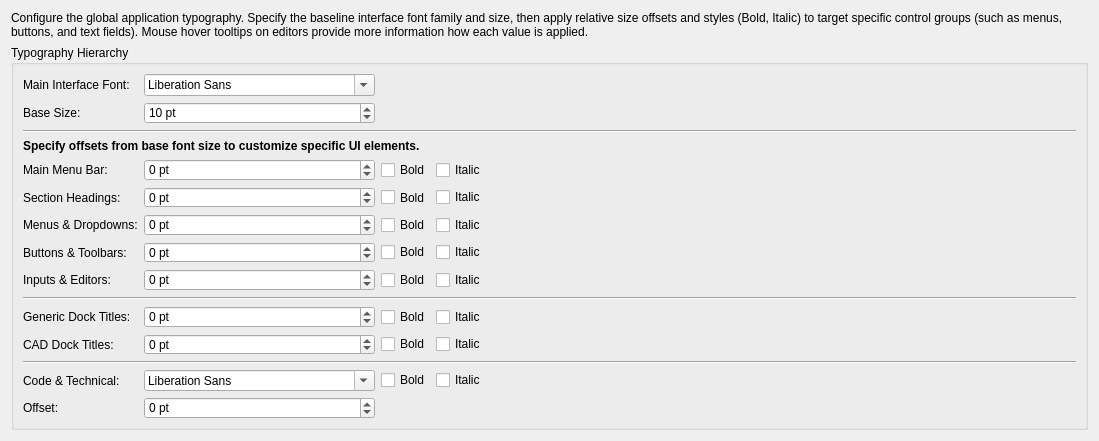
<?xml version="1.0" encoding="UTF-8"?>
<ui version="4.0">
 <class>LC_StyleEditorTypography</class>
 <widget class="QWidget" name="LC_StyleEditorTypography">
  <property name="geometry">
   <rect>
    <x>0</x>
    <y>0</y>
    <width>1099</width>
    <height>422</height>
   </rect>
  </property>
  <property name="windowTitle">
   <string>Typography Editor Panel</string>
  </property>
  <layout class="QGridLayout" name="gridLayout_2">
   <item row="0" column="0">
    <widget class="QLabel" name="lblInstructions">
     <property name="text">
      <string>Configure the global application typography. Specify the baseline interface font family and size, then apply relative size offsets and styles (Bold, Italic) to target specific control groups (such as menus, buttons, and text fields). Mouse hover tooltips on editors provide more information how each value is applied.</string>
     </property>
     <property name="wordWrap">
      <bool>true</bool>
     </property>
    </widget>
   </item>
   <item row="1" column="0">
    <widget class="QGroupBox" name="grpTypography">
     <property name="sizePolicy">
      <sizepolicy hsizetype="Preferred" vsizetype="Expanding">
       <horstretch>0</horstretch>
       <verstretch>0</verstretch>
      </sizepolicy>
     </property>
     <property name="title">
      <string>Typography Hierarchy</string>
     </property>
     <layout class="QGridLayout" name="gridLayout">
      <property name="leftMargin">
       <number>9</number>
      </property>
      <property name="topMargin">
       <number>9</number>
      </property>
      <property name="rightMargin">
       <number>9</number>
      </property>
      <property name="bottomMargin">
       <number>9</number>
      </property>
      <property name="spacing">
       <number>6</number>
      </property>
      <item row="19" column="0">
       <widget class="QLabel" name="lblSpecialDockOffset">
        <property name="toolTip">
         <string>Set the relative size offset for CAD-specific dock titles.</string>
        </property>
        <property name="text">
         <string>CAD Dock Titles:</string>
        </property>
       </widget>
      </item>
      <item row="7" column="1">
       <widget class="QSpinBox" name="sbMenuOffset">
        <property name="sizePolicy">
         <sizepolicy hsizetype="Preferred" vsizetype="Fixed">
          <horstretch>0</horstretch>
          <verstretch>0</verstretch>
         </sizepolicy>
        </property>
        <property name="toolTip">
         <string>Set the relative size offset for dropdowns and context menus.</string>
        </property>
        <property name="suffix">
         <string> pt</string>
        </property>
        <property name="minimum">
         <number>-10</number>
        </property>
        <property name="maximum">
         <number>10</number>
        </property>
       </widget>
      </item>
      <item row="20" column="0" colspan="5">
       <widget class="Line" name="line_2">
        <property name="orientation">
         <enum>Qt::Orientation::Horizontal</enum>
        </property>
       </widget>
      </item>
      <item row="7" column="3">
       <widget class="QCheckBox" name="chkMenuItalic">
        <property name="toolTip">
         <string>Toggle italic slant for dropdown list choices and context items.</string>
        </property>
        <property name="text">
         <string>Italic</string>
        </property>
       </widget>
      </item>
      <item row="0" column="0">
       <widget class="QLabel" name="lblMainFont">
        <property name="toolTip">
         <string>The baseline font family for the overall user interface.</string>
        </property>
        <property name="text">
         <string>Main Interface Font:</string>
        </property>
       </widget>
      </item>
      <item row="5" column="2">
       <widget class="QCheckBox" name="chkMenuBarBold">
        <property name="toolTip">
         <string>Toggle bold weight for the main window menu bar options.</string>
        </property>
        <property name="text">
         <string>Bold</string>
        </property>
       </widget>
      </item>
      <item row="10" column="0" colspan="5">
       <widget class="Line" name="line_2">
        <property name="orientation">
         <enum>Qt::Orientation::Horizontal</enum>
        </property>
       </widget>
      </item>
      <item row="7" column="0">
       <widget class="QLabel" name="lblMenuOffset">
        <property name="toolTip">
         <string>Adjustments applied to dropdown menus, submenus, and context popup menus.</string>
        </property>
        <property name="text">
         <string>Menus &amp; Dropdowns:</string>
        </property>
       </widget>
      </item>
      <item row="9" column="3">
       <widget class="QCheckBox" name="chkInputItalic">
        <property name="toolTip">
         <string>Toggle italic slant for text fields and dropdown choices.</string>
        </property>
        <property name="text">
         <string>Italic</string>
        </property>
       </widget>
      </item>
      <item row="9" column="0">
       <widget class="QLabel" name="lblInputOffset">
        <property name="toolTip">
         <string>Adjustments applied to single-line text fields, combo selectors, and numerical spinners.</string>
        </property>
        <property name="text">
         <string>Inputs &amp; Editors:</string>
        </property>
       </widget>
      </item>
      <item row="21" column="0">
       <widget class="QLabel" name="lblTechnicalFont">
        <property name="toolTip">
         <string>The independent monospaced font family used inside consoles, log areas, and code displays.</string>
        </property>
        <property name="text">
         <string>Code &amp; Technical:</string>
        </property>
       </widget>
      </item>
      <item row="0" column="1">
       <widget class="QFontComboBox" name="fcMainFont">
        <property name="sizePolicy">
         <sizepolicy hsizetype="Preferred" vsizetype="Fixed">
          <horstretch>0</horstretch>
          <verstretch>0</verstretch>
         </sizepolicy>
        </property>
        <property name="toolTip">
         <string>Select the default font family used throughout the application.</string>
        </property>
       </widget>
      </item>
      <item row="3" column="0" colspan="5">
       <widget class="QLabel" name="lblOffsetsHeader">
        <property name="font">
         <font>
          <bold>true</bold>
         </font>
        </property>
        <property name="text">
         <string>Specify offsets from base font size to customize specific UI elements.</string>
        </property>
        <property name="wordWrap">
         <bool>true</bool>
        </property>
       </widget>
      </item>
      <item row="19" column="3">
       <widget class="QCheckBox" name="chkSpecialDockItalic">
        <property name="toolTip">
         <string>Toggle italic slant for CAD-specific dock titles.</string>
        </property>
        <property name="text">
         <string>Italic</string>
        </property>
       </widget>
      </item>
      <item row="18" column="0">
       <widget class="QLabel" name="lblGenericDockOffset">
        <property name="toolTip">
         <string>Set the relative size offset for generic dock widget titles.</string>
        </property>
        <property name="text">
         <string>Generic Dock Titles:</string>
        </property>
       </widget>
      </item>
      <item row="21" column="3">
       <widget class="QCheckBox" name="chkTechnicalItalic">
        <property name="toolTip">
         <string>Toggle italic slant for the monospaced text console.</string>
        </property>
        <property name="text">
         <string>Italic</string>
        </property>
       </widget>
      </item>
      <item row="1" column="0">
       <widget class="QLabel" name="lblMainSize">
        <property name="toolTip">
         <string>The base typography size in points, acting as the scale reference for other roles.</string>
        </property>
        <property name="text">
         <string>Base Size:</string>
        </property>
       </widget>
      </item>
      <item row="18" column="2">
       <widget class="QCheckBox" name="chkGenericDockBold">
        <property name="toolTip">
         <string>Toggle bold weight for generic dock titles.</string>
        </property>
        <property name="text">
         <string>Bold</string>
        </property>
       </widget>
      </item>
      <item row="9" column="1">
       <widget class="QSpinBox" name="sbInputOffset">
        <property name="sizePolicy">
         <sizepolicy hsizetype="Preferred" vsizetype="Fixed">
          <horstretch>0</horstretch>
          <verstretch>0</verstretch>
         </sizepolicy>
        </property>
        <property name="toolTip">
         <string>Set the relative size offset for input fields and spinners.</string>
        </property>
        <property name="suffix">
         <string> pt</string>
        </property>
        <property name="minimum">
         <number>-10</number>
        </property>
        <property name="maximum">
         <number>10</number>
        </property>
       </widget>
      </item>
      <item row="8" column="2">
       <widget class="QCheckBox" name="chkButtonBold">
        <property name="toolTip">
         <string>Toggle bold weight for button labels and toolbar options.</string>
        </property>
        <property name="text">
         <string>Bold</string>
        </property>
       </widget>
      </item>
      <item row="22" column="1">
       <widget class="QSpinBox" name="sbTechnicalOffset">
        <property name="sizePolicy">
         <sizepolicy hsizetype="Preferred" vsizetype="Fixed">
          <horstretch>0</horstretch>
          <verstretch>0</verstretch>
         </sizepolicy>
        </property>
        <property name="toolTip">
         <string>Adjust the font size of the monospace text areas.</string>
        </property>
        <property name="suffix">
         <string> pt</string>
        </property>
        <property name="minimum">
         <number>-10</number>
        </property>
        <property name="maximum">
         <number>10</number>
        </property>
       </widget>
      </item>
      <item row="5" column="3">
       <widget class="QCheckBox" name="chkMenuBarItalic">
        <property name="toolTip">
         <string>Toggle italic slant for the main window menu bar options.</string>
        </property>
        <property name="text">
         <string>Italic</string>
        </property>
       </widget>
      </item>
      <item row="19" column="2">
       <widget class="QCheckBox" name="chkSpecialDockBold">
        <property name="toolTip">
         <string>Toggle bold weight for CAD-specific dock titles.</string>
        </property>
        <property name="text">
         <string>Bold</string>
        </property>
       </widget>
      </item>
      <item row="8" column="0">
       <widget class="QLabel" name="lblButtonOffset">
        <property name="toolTip">
         <string>Adjustments applied to clickable buttons, toolbar actions, and interactive task controls.</string>
        </property>
        <property name="text">
         <string>Buttons &amp; Toolbars:</string>
        </property>
       </widget>
      </item>
      <item row="19" column="1">
       <widget class="QSpinBox" name="sbSpecialDockOffset">
        <property name="sizePolicy">
         <sizepolicy hsizetype="Preferred" vsizetype="Fixed">
          <horstretch>0</horstretch>
          <verstretch>0</verstretch>
         </sizepolicy>
        </property>
        <property name="toolTip">
         <string>Set the relative size offset for CAD dock titles.</string>
        </property>
        <property name="suffix">
         <string> pt</string>
        </property>
        <property name="minimum">
         <number>-10</number>
        </property>
        <property name="maximum">
         <number>10</number>
        </property>
       </widget>
      </item>
      <item row="21" column="1">
       <widget class="QFontComboBox" name="fcTechnicalFont">
        <property name="sizePolicy">
         <sizepolicy hsizetype="Preferred" vsizetype="Fixed">
          <horstretch>0</horstretch>
          <verstretch>0</verstretch>
         </sizepolicy>
        </property>
        <property name="toolTip">
         <string>Select the monospace font family for log outputs and scripts.</string>
        </property>
       </widget>
      </item>
      <item row="22" column="0">
       <widget class="QLabel" name="lblTechnicalOffset">
        <property name="toolTip">
         <string>Relative size offset for monospaced logs and terminal areas.</string>
        </property>
        <property name="text">
         <string>Offset:</string>
        </property>
       </widget>
      </item>
      <item row="2" column="0" colspan="5">
       <widget class="Line" name="line">
        <property name="orientation">
         <enum>Qt::Orientation::Horizontal</enum>
        </property>
       </widget>
      </item>
      <item row="8" column="3">
       <widget class="QCheckBox" name="chkButtonItalic">
        <property name="toolTip">
         <string>Toggle italic slant for button labels and toolbar options.</string>
        </property>
        <property name="text">
         <string>Italic</string>
        </property>
       </widget>
      </item>
      <item row="18" column="1">
       <widget class="QSpinBox" name="sbGenericDockOffset">
        <property name="sizePolicy">
         <sizepolicy hsizetype="Preferred" vsizetype="Fixed">
          <horstretch>0</horstretch>
          <verstretch>0</verstretch>
         </sizepolicy>
        </property>
        <property name="toolTip">
         <string>Set the relative size offset for generic dock titles.</string>
        </property>
        <property name="suffix">
         <string> pt</string>
        </property>
        <property name="minimum">
         <number>-10</number>
        </property>
        <property name="maximum">
         <number>10</number>
        </property>
       </widget>
      </item>
      <item row="18" column="3">
       <widget class="QCheckBox" name="chkGenericDockItalic">
        <property name="toolTip">
         <string>Toggle italic slant for generic dock titles.</string>
        </property>
        <property name="text">
         <string>Italic</string>
        </property>
       </widget>
      </item>
      <item row="5" column="1">
       <widget class="QSpinBox" name="sbMenuBarOffset">
        <property name="sizePolicy">
         <sizepolicy hsizetype="Preferred" vsizetype="Fixed">
          <horstretch>0</horstretch>
          <verstretch>0</verstretch>
         </sizepolicy>
        </property>
        <property name="toolTip">
         <string>Set the relative size offset for the horizontal main menu bar.</string>
        </property>
        <property name="suffix">
         <string> pt</string>
        </property>
        <property name="minimum">
         <number>-10</number>
        </property>
        <property name="maximum">
         <number>10</number>
        </property>
       </widget>
      </item>
      <item row="8" column="1">
       <widget class="QSpinBox" name="sbButtonOffset">
        <property name="sizePolicy">
         <sizepolicy hsizetype="Preferred" vsizetype="Fixed">
          <horstretch>0</horstretch>
          <verstretch>0</verstretch>
         </sizepolicy>
        </property>
        <property name="toolTip">
         <string>Set the relative size offset for buttons and toolbars.</string>
        </property>
        <property name="suffix">
         <string> pt</string>
        </property>
        <property name="minimum">
         <number>-10</number>
        </property>
        <property name="maximum">
         <number>10</number>
        </property>
       </widget>
      </item>
      <item row="1" column="1">
       <widget class="QSpinBox" name="sbMainSize">
        <property name="sizePolicy">
         <sizepolicy hsizetype="Preferred" vsizetype="Fixed">
          <horstretch>0</horstretch>
          <verstretch>0</verstretch>
         </sizepolicy>
        </property>
        <property name="toolTip">
         <string>Adjust the base font size for normal text labels and general elements.</string>
        </property>
        <property name="suffix">
         <string> pt</string>
        </property>
        <property name="minimum">
         <number>6</number>
        </property>
        <property name="maximum">
         <number>72</number>
        </property>
        <property name="value">
         <number>10</number>
        </property>
       </widget>
      </item>
      <item row="9" column="2">
       <widget class="QCheckBox" name="chkInputBold">
        <property name="toolTip">
         <string>Toggle bold weight for text fields and dropdown choices.</string>
        </property>
        <property name="text">
         <string>Bold</string>
        </property>
       </widget>
      </item>
      <item row="5" column="0">
       <widget class="QLabel" name="lblMenuBarOffset">
        <property name="toolTip">
         <string>Adjustments applied exclusively to the horizontal main menu bar at the top of windows.</string>
        </property>
        <property name="text">
         <string>Main Menu Bar:</string>
        </property>
       </widget>
      </item>
      <item row="21" column="2">
       <widget class="QCheckBox" name="chkTechnicalBold">
        <property name="toolTip">
         <string>Toggle bold weight for the monospaced text console.</string>
        </property>
        <property name="text">
         <string>Bold</string>
        </property>
       </widget>
      </item>
      <item row="7" column="2">
       <widget class="QCheckBox" name="chkMenuBold">
        <property name="toolTip">
         <string>Toggle bold weight for dropdown list choices and context items.</string>
        </property>
        <property name="text">
         <string>Bold</string>
        </property>
       </widget>
      </item>
      <item row="6" column="0">
       <widget class="QLabel" name="lblHeadingOffset">
        <property name="toolTip">
         <string>Adjustments applied to structural grouping titles, panel headers, and table column headers.</string>
        </property>
        <property name="text">
         <string>Section Headings:</string>
        </property>
       </widget>
      </item>
      <item row="6" column="1">
       <widget class="QSpinBox" name="sbHeadingOffset">
        <property name="sizePolicy">
         <sizepolicy hsizetype="Preferred" vsizetype="Fixed">
          <horstretch>0</horstretch>
          <verstretch>0</verstretch>
         </sizepolicy>
        </property>
        <property name="toolTip">
         <string>Set the relative size offset for headings and table headers.</string>
        </property>
        <property name="suffix">
         <string> pt</string>
        </property>
        <property name="minimum">
         <number>-10</number>
        </property>
        <property name="maximum">
         <number>10</number>
        </property>
       </widget>
      </item>
      <item row="6" column="2">
       <widget class="QCheckBox" name="chkHeadingBold">
        <property name="sizePolicy">
         <sizepolicy hsizetype="Preferred" vsizetype="Preferred">
          <horstretch>0</horstretch>
          <verstretch>0</verstretch>
         </sizepolicy>
        </property>
        <property name="toolTip">
         <string>Toggle bold weight for section headings and column headers.</string>
        </property>
        <property name="text">
         <string>Bold</string>
        </property>
       </widget>
      </item>
      <item row="5" column="4">
       <spacer name="horizontalSpacer">
        <property name="orientation">
         <enum>Qt::Orientation::Horizontal</enum>
        </property>
        <property name="sizeHint" stdset="0">
         <size>
          <width>0</width>
          <height>0</height>
         </size>
        </property>
       </spacer>
      </item>
      <item row="6" column="3">
       <widget class="QCheckBox" name="chkHeadingItalic">
        <property name="toolTip">
         <string>Toggle italic slant for section headings and column headers.</string>
        </property>
        <property name="text">
         <string>Italic</string>
        </property>
       </widget>
      </item>
     </layout>
    </widget>
   </item>
   <item row="2" column="0">
    <spacer name="verticalSpacer">
     <property name="orientation">
      <enum>Qt::Orientation::Vertical</enum>
     </property>
     <property name="sizeHint" stdset="0">
      <size>
       <width>20</width>
       <height>0</height>
      </size>
     </property>
    </spacer>
   </item>
  </layout>
 </widget>
 <resources/>
 <connections/>
</ui>
